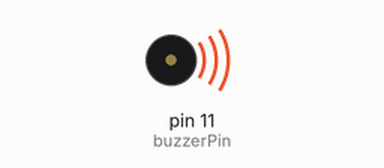
Recording of a program running on a simulated Raspberry Pi (header pin numbers). Parts: buzzer (waves = sounding). What the program prints to the terminal is not drawn.

Above: at 0.1 s.
Timing chart, 0 to 40.0 s (numbered marks = the images above):
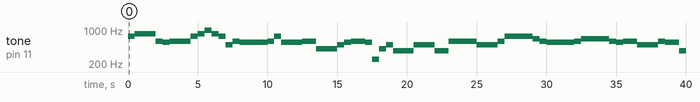

Measured:
- by itself, tone on pin 11 (buzzerPin): plays 742 Hz for 0.50 s, 833 Hz for 1.5 s, 589 Hz for 0.50 s, 556 Hz for 0.50 s, 589 Hz for 1.5 s, 742 Hz for 0.50 s … (44 notes in this stretch)

The program:

Basic_Passive_Buzzer_Music.py
```python
"""
Bass (Low Frequency)
    1#      2#      3#      4#      5#      6#      7#
A   221     248     278     294     330     371     416
B   248     278     294     330     371     416     467
C   131     147     165     175     196     221     248
D   147     165     175     196     221     248     278
E   165     175     196     221     248     278     312
F   175     196     221     234     262     294     330
G   196     221     234     262     294     330     371

Alto (Medium Frequency)
    1       2       3       4       5       6       7
A   441     495     556     589     661     742     833
B   495     556     624     661     742     833     935
C   262     294     330     350     393     441     495
D   294     330     350     393     441     495     556
E   330     350     393     441     495     556     624
F   350     393     441     495     556     624     661
G   393     441     495     556     624     661     742

High Pitch (High Frequency)
    1#      2#      3#      4#      5#      6#      7#
A   882     990     1112    1178    1322    1484    1665
B   990     1112    1178    1322    1484    1665    1869
C   525     589     661     700     786     882     990
D   589     661     700     786     882     990     1112
E   661     700     786     882     990     1112    1248
F   700     786     882     935     1049    1178    1322
G   786     882     990     1049    1178    1322    1484

Beats Duration (Seconds):
1           WHOLE
0.5         HALF
0.25        QUARTER
0.125       EIGHTH
0.0625      SIXTEENTH
"""

import RPi.GPIO as GPIO
import time

GPIO.setmode(GPIO.BOARD)

buzzerPin = 11

GPIO.setup(buzzerPin,GPIO.OUT)

global buzz # Assign a global variable to replace GPIO.PWM
buzz = GPIO.PWM(buzzerPin, 440) # 440 is initial frequency.
buzz.start(50) # Start BuzzerPin pin with 50% duty ration

L = [
    221,248,278,294,330,371,416,
    248,278,294,330,371,416,467,
    131,147,165,175,196,221,248,
    147,165,175,196,221,248,278,
    165,175,196,221,248,278,312,
    175,196,221,234,262,294,330,
    196,221,234,262,294,330,371
    ]
M = [
    441,495,556,589,661,742,833,
    495,556,624,661,742,833,935,
    262,294,330,350,393,441,495,
    294,330,350,393,441,495,556,
    330,350,393,441,495,556,624,
    350,393,441,495,556,624,661,
    393,441,495,556,624,661,742
    ]
H = [
    882,990,1112,1178,1322,1484,1665,
    990,1112,1178,1322,1484,1665,1869,
    525,589,661,700,786,882,990,
    589,661,700,786,882,990,1112,
    661,700,786,882,990,1112,1248,
    700,786,882,935,1049,1178,1322,
    786,882,990,1049,1178,1322,1484
    ]

song1 = [
        M[3], M[5], M[6], M[3], M[2], M[3], M[5], M[6],
        H[1], M[6], M[5], M[1], M[3], M[2], M[2], M[3],
        M[5], M[2], M[3], M[3], L[6], L[6], L[6], M[1],
        M[2], M[3], M[2], L[7], L[6], M[1], L[5]
        ]

beat1 = [
        1, 1, 3, 1, 1, 3, 1, 1, # Beats of song 1, 1 means 1/8 beats
        1, 1, 1, 1, 1, 1, 3, 1,
        1, 3, 1, 1, 1, 1, 1, 1,
        1, 2, 1, 1, 1, 1, 1
        ]

song2 = [
        M[1], M[1], M[1], L[5], M[3], M[3], M[3], M[1],
        M[1], M[3], M[5], M[5], M[4], M[3], M[2], M[2],
        M[3], M[4], M[4], M[3], M[2], M[3], M[1], M[1],
        M[3], M[2], L[5], L[7], M[2], M[1]
        ]

beat2 = [
        1, 1, 2, 2, 1, 1, 2, 2, # Beats of song 2, 1 means 1/8 beats
        1, 1, 2, 2, 1, 1, 3, 1,
        1, 2, 2, 1, 1, 2, 2, 1,
        1, 2, 2, 1, 1, 3
        ]
try:
    while True:
        print('\n Playing song 1...')
        for i in range(1, len(song1)):
            buzz.ChangeFrequency(song1[i])
            time.sleep(beat1[i] * 0.5)
        time.sleep(1)

        print('\n\n Playing song 2...')
        for i in range(1, len(song2)):
            buzz.ChangeFrequency(song2[i])
            time.sleep(beat2[i] * 0.5)
        time.sleep(1)
except KeyboardInterrupt:
    buzz.stop()
    GPIO.cleanup()
```
